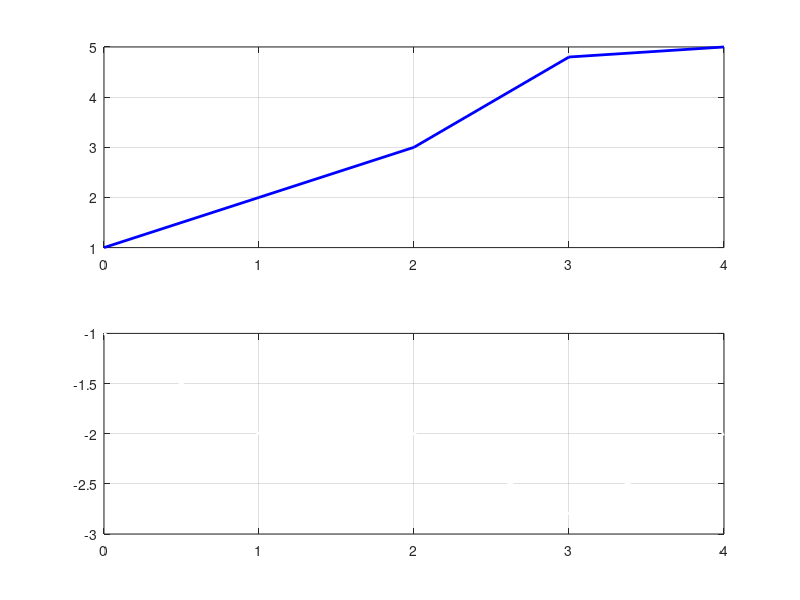

This figure's MATLAB source:
clc; clear;

sig = [1 ,2, 3, 4.8,5];

imp = [-1,0,1];

filt= filter(imp,1,sig);

n_sig = 0:length(sig)-1;

n_filt = 0:length(filt)-1;

figure('Name','1D convolution')

subplot(2,1,1);
plot(n_sig,sig,'b','LineWidth',2);grid on;


subplot(2,1,2);
plot(n_filt,filt,'w','LineWidth',2);grid on;